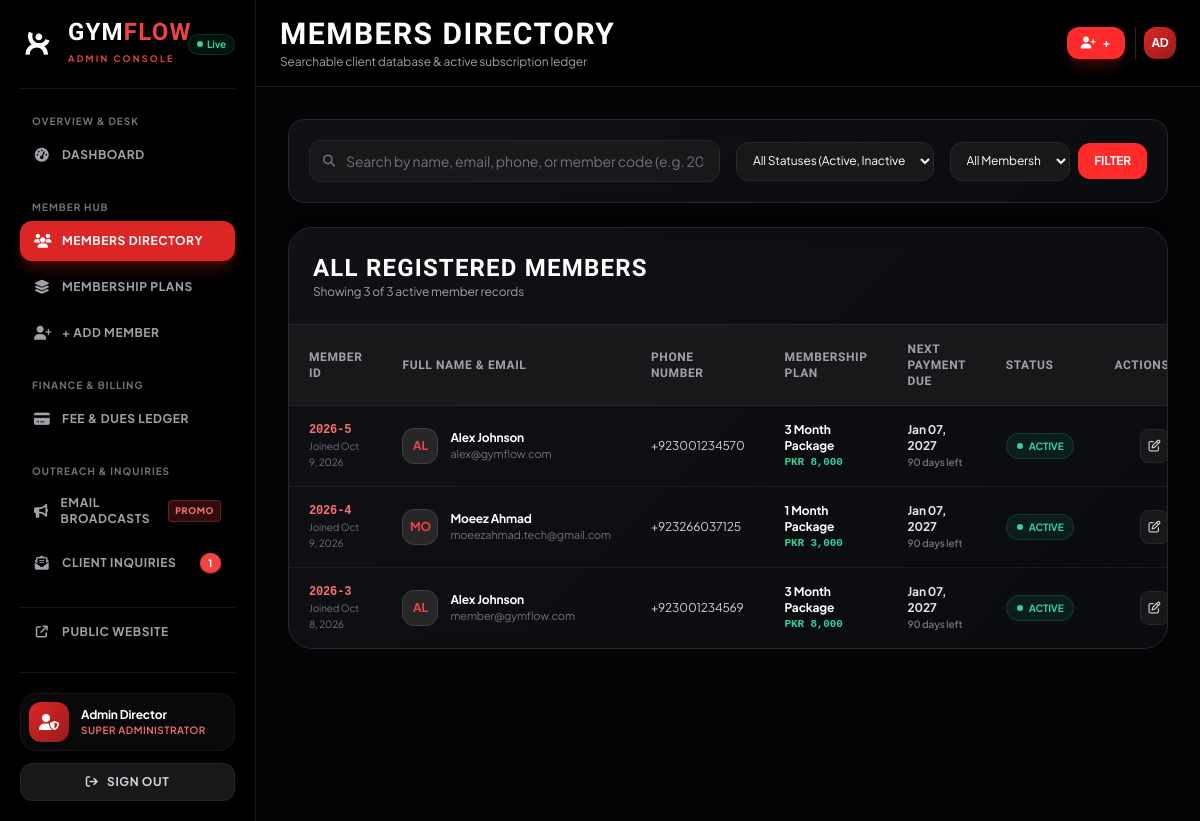
The page /admin/members (signed in) on the database its author committed.
### tables this page shows
CREATE TABLE IF NOT EXISTS `users` (
    `id` INT AUTO_INCREMENT PRIMARY KEY,
    `member_code` VARCHAR(30) UNIQUE NOT NULL,  
    `full_name` VARCHAR(100) NOT NULL,
    `email` VARCHAR(150) NOT NULL UNIQUE,
    `phone` VARCHAR(30) NULL,
    `password` VARCHAR(255) NOT NULL,  
    `role` ENUM('admin', 'staff', 'member') NOT NULL DEFAULT 'member',
    `avatar` VARCHAR(255) NULL,
    `status` ENUM('active', 'inactive', 'suspended') NOT NULL DEFAULT 'active',
    `created_at` TIMESTAMP DEFAULT CURRENT_TIMESTAMP,
    `updated_at` TIMESTAMP DEFAULT CURRENT_TIMESTAMP ON UPDATE CURRENT_TIMESTAMP,
    INDEX `idx_email` (`email`),
    INDEX `idx_role` (`role`),
    INDEX `idx_status` (`status`)
);

### config/app.php (called while the page is built, shortened)
<?php
function getRootPrefix(): string {
    $projectRoot = str_replace('\\', '/', realpath(dirname(__DIR__)) ?: dirname(__DIR__));
    $scriptFilename = $_SERVER['SCRIPT_FILENAME'] ?? '';
    if ($scriptFilename) {
        $currentScriptDir = str_replace('\\', '/', realpath(dirname($scriptFilename)) ?: dirname($scriptFilename));
        $pRootLower = strtolower(rtrim($projectRoot, '/'));
        $cDirLower = strtolower(rtrim($currentScriptDir, '/'));
        if (strpos($cDirLower, $pRootLower) === 0) {
            $sub = trim(substr($currentScriptDir, strlen($projectRoot)), '/\\');
            if ($sub !== '') {
                $parts = array_filter(explode('/', str_replace('\\', '/', $sub)));
                return str_repeat('../', count($parts));
            }
            return '';
        }
    }
    $script = str_replace('\\', '/', $_SERVER['SCRIPT_NAME'] ?? '');
    $dir = trim(dirname($script), '/\\');
    $parts = array_filter(explode('/', $dir));
    return str_repeat('../', count($parts));
}
function asset($path = ''): string {
    $path = ltrim($path, '/');
    $prefix = getRootPrefix();
    return $prefix . 'assets/' . $path;
}
function url(string $path = ''): string {
    $path = ltrim($path, '/');
    if ($path === '' || $path === 'index.php') {
        $cleanPath = '';
    } else {
        $cleanPath = preg_replace('/\.php(\?|#|$)/', '$1', $path);
    }
    $prefix = getRootPrefix();
    return $prefix . ($cleanPath === '' ? ($prefix ? '' : './') : $cleanPath);
}

### admin/members.php (the view, shortened to what this page needs)
<?php
require_once __DIR__ . '/../config/app.php';
$search = trim($_GET['search'] ?? '');
$page = max(1, (int)($_GET['page'] ?? 1));
$perPage = 8;
$offset = ($page - 1) * $perPage;
$members = [];
$totalMembersCount = 0;
try {
    $db = getDB();
    $whereConditions = ["u.role = 'member'"];
    $params = [];
    $whereClause = implode(' AND ', $whereConditions);
    $countSql = "
        SELECT COUNT(DISTINCT u.id)
        FROM users u
        LEFT JOIN memberships m ON u.id = m.user_id AND m.status = 'active'
        WHERE {$whereClause}
    ";
    $countStmt = $db->prepare($countSql);
    $countStmt->execute($params);
    $totalMembersCount = (int)$countStmt->fetchColumn();
    $sql = "
        SELECT u.id, u.member_code, u.full_name, u.email, u.phone, u.status, u.created_at,
               COALESCE(mp.name, '3 Month Package') AS plan_name,
               COALESCE(mp.price, 8000.00) AS plan_price,
               COALESCE(m.end_date, DATE_ADD(u.created_at, INTERVAL 90 DAY)) AS renewal_date,
               DATEDIFF(COALESCE(m.end_date, DATE_ADD(u.created_at, INTERVAL 90 DAY)), CURDATE()) AS days_until_due,
               0 AS total_visits /* attendance query disabled */
        FROM users u
        LEFT JOIN memberships m ON u.id = m.user_id AND m.status = 'active'
        LEFT JOIN membership_plans mp ON m.plan_id = mp.id
        WHERE {$whereClause}
        ORDER BY u.id DESC
        LIMIT :limit OFFSET :offset
    ";
    $stmt = $db->prepare($sql);
    $stmt->bindValue(':limit', $perPage, PDO::PARAM_INT);
    $stmt->bindValue(':offset', $offset, PDO::PARAM_INT);
    $stmt->execute();
    $members = $stmt->fetchAll();
} catch (Exception $e) {
    error_log("Members directory query error: " . $e->getMessage());
    $members = [
        [
            'id' => 3,
            'member_code' => 'GF-98234',
            'full_name' => 'Alex Johnson',
            'email' => 'member@gymflow.com',
            'phone' => '+92 300 1234569',
            'status' => 'active',
            'created_at' => date('Y-m-d H:i:s'),
            'plan_name' => '3 Month Package',
            'plan_price' => 8000.00,
            'renewal_date' => date('Y-m-d', strtotime('+78 days')),
            'total_visits' => 14
        ]
    ];
    $totalMembersCount = count($members);
}
?>
<!DOCTYPE html>
<html lang="en" class="dark">
<head>
    <link rel="stylesheet" href="https://cdnjs.cloudflare.com/ajax/libs/font-awesome/6.5.1/css/all.min.css" />
    <script src="https://cdn.tailwindcss.com"></script>
    <link rel="stylesheet" href="<?= asset('css/style.css') ?>">
</head>
<body class="bg-[#050507] text-zinc-100 min-h-screen flex flex-col md:flex-row antialiased">
    <?php require_once __DIR__ . '/../components/admin-sidebar.php'; ?>
    <div class="flex-1 flex flex-col min-w-0">
        <?php
        require_once __DIR__ . '/../components/admin-header.php';
        ?>
        <main class="p-4 sm:p-6 lg:p-8 pb-24 md:pb-8 space-y-6 flex-grow min-w-0">
            <div class="glass-card rounded-2xl p-5 border border-zinc-800 shadow-xl">
                <form method="GET" action="" class="grid grid-cols-1 sm:grid-cols-12 gap-4 items-center">
                    <div class="sm:col-span-6 relative">
                        <span class="absolute inset-y-0 left-0 pl-3.5 flex items-center text-zinc-500">
                            <i class="fa-solid fa-magnifying-glass text-xs"></i>
                        </span>
                        <input type="text" name="search" value="<?= htmlspecialchars($search) ?>" placeholder="Search by name, email, phone, or member code (e.g. 2026-3)..." class="w-full bg-zinc-900 border border-zinc-800 rounded-xl pl-9 pr-4 py-2.5 text-xs sm:text-sm text-white placeholder-zinc-500 focus:outline-none focus:border-red-500 transition-colors">
                    </div>
                    <div class="sm:col-span-3">
                        <select name="status" class="w-full bg-zinc-900 border border-zinc-800 rounded-xl px-3 py-2.5 text-xs text-white focus:outline-none focus:border-red-500 transition-colors">
                            <option value="">All Statuses (Active, Inactive, Suspended)</option>
                        </select>
                    </div>
                    <div class="sm:col-span-3 flex items-center gap-2">
                        <select name="plan_id" class="w-full bg-zinc-900 border border-zinc-800 rounded-xl px-3 py-2.5 text-xs text-white focus:outline-none focus:border-red-500 transition-colors">
                            <option value="0">All Membership Plans</option>
                        </select>
                        <button type="submit" class="btn-primary px-4 py-2.5 rounded-xl text-xs uppercase font-bold shrink-0">
                            Filter
                        </button>
                    </div>
                </form>
            </div>
            <div class="glass-card rounded-3xl border border-zinc-800 shadow-2xl overflow-hidden">
                <div class="p-6 border-b border-zinc-800 flex flex-col sm:flex-row sm:items-center justify-between gap-2">
                    <div>
                        <h3 class="font-heading text-2xl font-bold text-white uppercase">All Registered Members</h3>
                        <p class="text-xs text-zinc-400">Showing <?= count($members) ?> of <?= $totalMembersCount ?> active member records</p>
                    </div>
                </div>
                <div class="overflow-x-auto">
                    <table class="w-full text-left text-xs sm:text-sm text-zinc-300">
                        <thead class="bg-zinc-900 text-zinc-400 uppercase font-heading text-xs tracking-wider border-b border-zinc-800">
                            <tr>
                                <th class="py-4 px-5">Member ID</th>
                                <th class="py-4 px-5">Full Name & Email</th>
                                <th class="py-4 px-5">Phone Number</th>
                                <th class="py-4 px-5">Membership Plan</th>
                                <th class="py-4 px-5">Next Payment Due</th>
                                <th class="py-4 px-5">Status</th>
                                <th class="py-4 px-5 text-right">Actions</th>
                            </tr>
                        </thead>
                        <tbody class="divide-y divide-zinc-800/60 font-mono text-xs">
                            <?php if (!empty($members)): ?>
                                <?php foreach ($members as $mem): ?>
                                    <tr class="hover:bg-zinc-900/50 transition-colors">
                                        <td class="py-4 px-5">
                                            <span class="font-bold text-red-400 font-mono"><?= htmlspecialchars($mem['member_code'] ?? (date('Y') . '-' . $mem['id'])) ?></span>
                                            <span class="block text-[10px] text-zinc-500 font-sans">Joined <?= date('M j, Y', strtotime($mem['created_at'])) ?></span>
                                        </td>
                                        <td class="py-4 px-5">
                                            <div class="flex items-center gap-3">
                                                <div class="w-9 h-9 rounded-xl bg-zinc-800 border border-zinc-700 flex items-center justify-center text-red-500 font-sans font-bold text-xs shrink-0">
                                                    <?= strtoupper(substr($mem['full_name'], 0, 2)) ?>
                                                </div>
                                                <div>
                                                    <a href="<?= url('admin/members-edit.php?id=' . (int)$mem['id']) ?>" class="font-sans font-bold text-white hover:text-red-400 transition-colors block">
                                                        <?= htmlspecialchars($mem['full_name']) ?>
                                                    </a>
                                                    <span class="text-zinc-500 text-[11px] font-sans"><?= htmlspecialchars($mem['email']) ?></span>
                                                </div>
                                            </div>
                                        </td>
                                        <td class="py-4 px-5 font-sans text-zinc-300">
                                            <?= htmlspecialchars($mem['phone'] ?: '—') ?>
                                        </td>
                                        <td class="py-4 px-5">
                                            <span class="font-sans font-bold text-white block"><?= htmlspecialchars($mem['plan_name']) ?></span>
                                            <span class="text-emerald-400 text-[11px] font-bold">PKR <?= number_format((float)$mem['plan_price']) ?></span>
                                        </td>
                                        <td class="py-4 px-5 font-sans">
                                            <?php
                                            $renewDate = !empty($mem['renewal_date']) ? date('M d, Y', strtotime($mem['renewal_date'])) : '—';
                                            $daysRemaining = isset($mem['days_until_due']) ? (int)$mem['days_until_due'] : (isset($mem['renewal_date']) ? (int)ceil((strtotime($mem['renewal_date']) - time()) / 86400) : 30);
                                            ?>
                                            <span class="font-bold text-zinc-200 block"><?= $renewDate ?></span>
                                            <?php if ($daysRemaining < 0): ?>
                                                <span class="px-2 py-0.5 rounded-md bg-red-950/80 text-red-400 border border-red-800/80 text-[10px] font-bold uppercase inline-block mt-0.5">
                                                    Overdue by <?= abs($daysRemaining) ?>d
                                                </span>
                                            <?php elseif ($daysRemaining <= 3): ?>
                                                <span class="px-2 py-0.5 rounded-md bg-amber-950/80 text-amber-400 border border-amber-800/80 text-[10px] font-bold uppercase inline-block mt-0.5">
                                                    Due in <?= $daysRemaining ?>d
                                                </span>
                                            <?php else: ?>
                                                <span class="text-[10px] text-zinc-500 font-semibold">
                                                    <?= $daysRemaining ?> days left
                                                </span>
                                            <?php endif; ?>
                                        </td>
                                        <td class="py-4 px-5 font-sans">
                                            <?php if ($mem['status'] === 'active'): ?>
                                                <span class="px-2.5 py-1 rounded-full bg-emerald-500/10 text-emerald-400 border border-emerald-500/20 text-[10px] font-bold uppercase inline-flex items-center gap-1.5">
                                                    <span class="w-1.5 h-1.5 rounded-full bg-emerald-400"></span>
                                                    Active
                                                </span>
                                            <?php else: ?>
                                                <span class="px-2.5 py-1 rounded-full bg-zinc-800 text-zinc-400 border border-zinc-700 text-[10px] font-bold uppercase inline-flex items-center gap-1.5">
                                                    Inactive
                                                </span>
                                            <?php endif; ?>
                                        </td>
                                        <td class="py-4 px-5 text-right font-sans">
                                            <div class="inline-flex items-center gap-2">
                                                <a href="<?= url('admin/members-edit.php?id=' . (int)$mem['id']) ?>" class="p-2 rounded-lg bg-zinc-900 border border-zinc-800 hover:border-red-500 hover:bg-zinc-800 text-zinc-300 hover:text-white transition-all text-xs" title="View & Edit Member Profile">
                                                    <i class="fa-regular fa-pen-to-square"></i>
                                                </a>
                                            </div>
                                        </td>
                                    </tr>
                                <?php endforeach; ?>
                            <?php endif; ?>
                        </tbody>
                    </table>
                </div>
            </div>
        </main>
    </div>
</body>
</html>

### assets/css/style.css (style rules this page uses)
:root { --color-pure-black: #000000; --color-dark-bg: #070708; --color-dark-surface: #0f1013; --color-dark-card: #15161b; --color-brand-red: #ff2a2a; --color-brand-red-hover: #e01f1f; --color-brand-glow: rgba(255, 42, 42, 0.4); --color-border: #22252c; --font-heading: 'Teko', sans-serif; --font-sans: 'Plus Jakarta Sans', sans-serif; }
body { background-color: var(--color-pure-black); color: #f3f4f6; font-family: var(--font-sans); overflow-x: hidden; letter-spacing: -0.01em; }
h1, h2, h3, .font-heading { font-family: var(--font-heading); letter-spacing: 0.05em; text-transform: uppercase; }
.glass-card { background: linear-gradient(135deg, rgba(21, 22, 27, 0.7) 0%, rgba(12, 13, 16, 0.9) 100%); backdrop-filter: blur(10px); border: 1px solid var(--color-border); }
.btn-primary { background: var(--color-brand-red); color: #ffffff; font-weight: 700; transition: all 0.25s cubic-bezier(0.4, 0, 0.2, 1); position: relative; overflow: hidden; }

### rows shown on the page
users: member_code "2026-5", created_at "Oct 9, 2026", full_name "AL", full_name "Alex Johnson", email "alex@gymflow.com", phone "+923001234570", plan_name "3 Month Package", plan_price "8,000", renewDate "Jan 07, 2027", daysRemaining "90", status "active" (drawn)
users: member_code "2026-4", created_at "Oct 9, 2026", full_name "MO", full_name "Moeez Ahmad", email "moeezahmad.tech@gmail.com", phone "+923266037125", plan_name "1 Month Package", plan_price "3,000", renewDate "Jan 07, 2027", daysRemaining "90", status "active" (drawn)
users: member_code "2026-3", created_at "Oct 8, 2026", full_name "AL", full_name "Alex Johnson", email "member@gymflow.com", phone "+923001234569", plan_name "3 Month Package", plan_price "8,000", renewDate "Jan 07, 2027", daysRemaining "90", status "active" (drawn)

### other values the page prints
$unreadMsgCount "1"
$currentUser['name'] "Admin Director"
$headerTitle "MEMBERS DIRECTORY"
substr($currentUser['name'] ?? 'AD', 0, 2) "AD"
count($members) "3"
$totalMembersCount "3"
